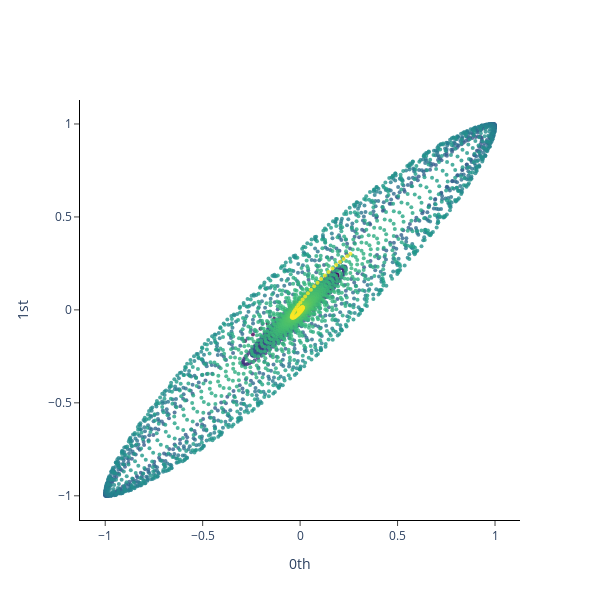

The notebook cell this image was saved under:
### Code cell
plot_point_cloud(embedded_filtered_signal)

### Figure 1 — Plotly figure (JSON) as saved in the notebook; plotly's stock layout.template omitted (floating-point values rounded to 4 significant figures; data arrays with more than 128 entries replaced by an {"elided": "..."} marker saying what was removed)
{"data": [{"marker": {"color": {"elided": "5639 int values"}, "colorscale": [[0, "#440154"], [0.1111, "#482878"], [0.2222, "#3e4989"], [0.3333, "#31688e"], [0.4444, "#26828e"], [0.5556, "#1f9e89"], [0.6667, "#35b779"], [0.7778, "#6ece58"], [0.8889, "#b5de2b"], [1, "#fde725"]], "opacity": 0.8, "size": 4}, "mode": "markers", "type": "scatter", "x": {"elided": "5639 float values"}, "y": {"elided": "5639 float values"}}], "layout": {"height": 600, "plot_bgcolor": "white", "width": 600, "xaxis": {"anchor": "x", "exponentformat": "e", "linecolor": "black", "linewidth": 1, "mirror": false, "showexponent": "all", "showline": true, "side": "bottom", "ticks": "outside", "title": {"text": "0th"}, "type": "linear", "zeroline": true}, "yaxis": {"anchor": "y", "exponentformat": "e", "linecolor": "black", "linewidth": 1, "mirror": false, "showexponent": "all", "showline": true, "side": "left", "ticks": "outside", "title": {"text": "1st"}, "type": "linear", "zeroline": true}}}
